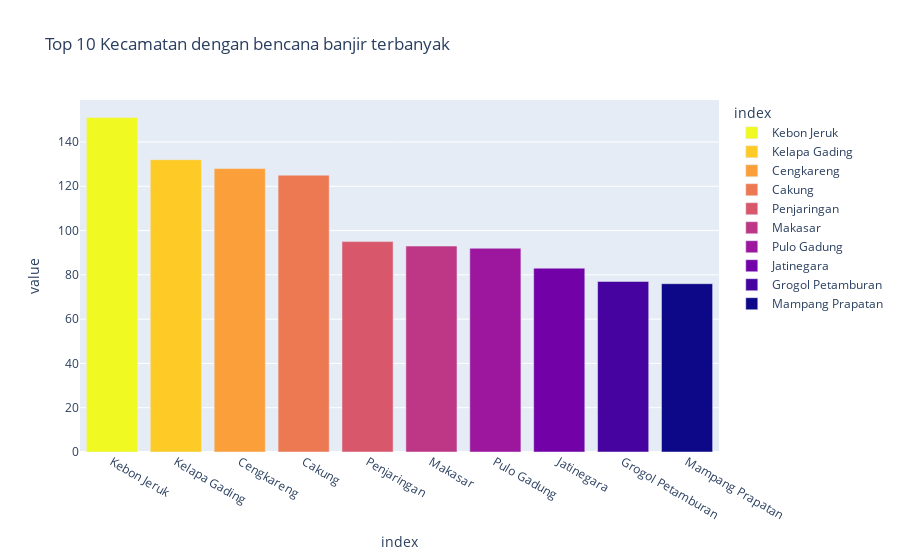

The notebook cell this image was saved under:
### Code cell
df_flood_by_top10kecamatan = df_clean_flood["Kecamatan"].value_counts()[:10]
fig = px.bar(df_flood_by_top10kecamatan,color=df_flood_by_top10kecamatan.index,
             title="Top 10 Kecamatan dengan bencana banjir terbanyak", color_discrete_sequence= px.colors.sequential.Plasma_r)
fig.show()

### Figure 1 — Plotly figure (JSON) as saved in the notebook; plotly's stock layout.template omitted (floating-point values rounded to 4 significant figures)
{"data": [{"alignmentgroup": "True", "hovertemplate": "index=%{x}<br>value=%{y}<extra></extra>", "legendgroup": "Kebon Jeruk", "marker": {"color": "#f0f921", "pattern": {"shape": ""}}, "name": "Kebon Jeruk", "offsetgroup": "Kebon Jeruk", "orientation": "v", "showlegend": true, "textposition": "auto", "type": "bar", "x": ["Kebon Jeruk"], "xaxis": "x", "y": [151], "yaxis": "y"}, {"alignmentgroup": "True", "hovertemplate": "index=%{x}<br>value=%{y}<extra></extra>", "legendgroup": "Kelapa Gading", "marker": {"color": "#fdca26", "pattern": {"shape": ""}}, "name": "Kelapa Gading", "offsetgroup": "Kelapa Gading", "orientation": "v", "showlegend": true, "textposition": "auto", "type": "bar", "x": ["Kelapa Gading"], "xaxis": "x", "y": [132], "yaxis": "y"}, {"alignmentgroup": "True", "hovertemplate": "index=%{x}<br>value=%{y}<extra></extra>", "legendgroup": "Cengkareng", "marker": {"color": "#fb9f3a", "pattern": {"shape": ""}}, "name": "Cengkareng", "offsetgroup": "Cengkareng", "orientation": "v", "showlegend": true, "textposition": "auto", "type": "bar", "x": ["Cengkareng"], "xaxis": "x", "y": [128], "yaxis": "y"}, {"alignmentgroup": "True", "hovertemplate": "index=%{x}<br>value=%{y}<extra></extra>", "legendgroup": "Cakung", "marker": {"color": "#ed7953", "pattern": {"shape": ""}}, "name": "Cakung", "offsetgroup": "Cakung", "orientation": "v", "showlegend": true, "textposition": "auto", "type": "bar", "x": ["Cakung"], "xaxis": "x", "y": [125], "yaxis": "y"}, {"alignmentgroup": "True", "hovertemplate": "index=%{x}<br>value=%{y}<extra></extra>", "legendgroup": "Penjaringan", "marker": {"color": "#d8576b", "pattern": {"shape": ""}}, "name": "Penjaringan", "offsetgroup": "Penjaringan", "orientation": "v", "showlegend": true, "textposition": "auto", "type": "bar", "x": ["Penjaringan"], "xaxis": "x", "y": [95], "yaxis": "y"}, {"alignmentgroup": "True", "hovertemplate": "index=%{x}<br>value=%{y}<extra></extra>", "legendgroup": "Makasar", "marker": {"color": "#bd3786", "pattern": {"shape": ""}}, "name": "Makasar", "offsetgroup": "Makasar", "orientation": "v", "showlegend": true, "textposition": "auto", "type": "bar", "x": ["Makasar"], "xaxis": "x", "y": [93], "yaxis": "y"}, {"alignmentgroup": "True", "hovertemplate": "index=%{x}<br>value=%{y}<extra></extra>", "legendgroup": "Pulo Gadung", "marker": {"color": "#9c179e", "pattern": {"shape": ""}}, "name": "Pulo Gadung", "offsetgroup": "Pulo Gadung", "orientation": "v", "showlegend": true, "textposition": "auto", "type": "bar", "x": ["Pulo Gadung"], "xaxis": "x", "y": [92], "yaxis": "y"}, {"alignmentgroup": "True", "hovertemplate": "index=%{x}<br>value=%{y}<extra></extra>", "legendgroup": "Jatinegara", "marker": {"color": "#7201a8", "pattern": {"shape": ""}}, "name": "Jatinegara", "offsetgroup": "Jatinegara", "orientation": "v", "showlegend": true, "textposition": "auto", "type": "bar", "x": ["Jatinegara"], "xaxis": "x", "y": [83], "yaxis": "y"}, {"alignmentgroup": "True", "hovertemplate": "index=%{x}<br>value=%{y}<extra></extra>", "legendgroup": "Grogol Petamburan", "marker": {"color": "#46039f", "pattern": {"shape": ""}}, "name": "Grogol Petamburan", "offsetgroup": "Grogol Petamburan", "orientation": "v", "showlegend": true, "textposition": "auto", "type": "bar", "x": ["Grogol Petamburan"], "xaxis": "x", "y": [77], "yaxis": "y"}, {"alignmentgroup": "True", "hovertemplate": "index=%{x}<br>value=%{y}<extra></extra>", "legendgroup": "Mampang Prapatan", "marker": {"color": "#0d0887", "pattern": {"shape": ""}}, "name": "Mampang Prapatan", "offsetgroup": "Mampang Prapatan", "orientation": "v", "showlegend": true, "textposition": "auto", "type": "bar", "x": ["Mampang Prapatan"], "xaxis": "x", "y": [76], "yaxis": "y"}], "layout": {"barmode": "relative", "legend": {"title": {"text": "index"}, "tracegroupgap": 0}, "title": {"text": "Top 10 Kecamatan dengan bencana banjir terbanyak"}, "xaxis": {"anchor": "y", "categoryarray": ["Kebon Jeruk", "Kelapa Gading", "Cengkareng", "Cakung", "Penjaringan", "Makasar", "Pulo Gadung", "Jatinegara", "Grogol Petamburan", "Mampang Prapatan"], "categoryorder": "array", "domain": [0, 1], "title": {"text": "index"}}, "yaxis": {"anchor": "x", "domain": [0, 1], "title": {"text": "value"}}}}
